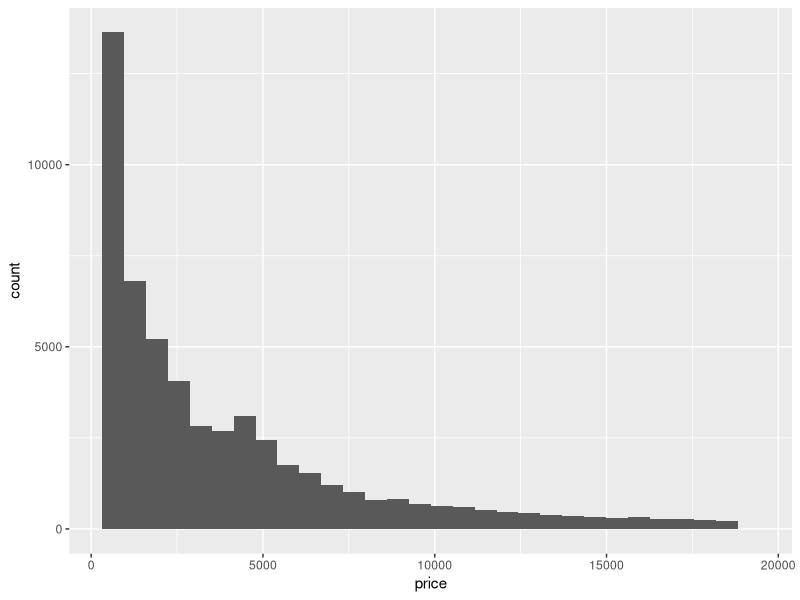
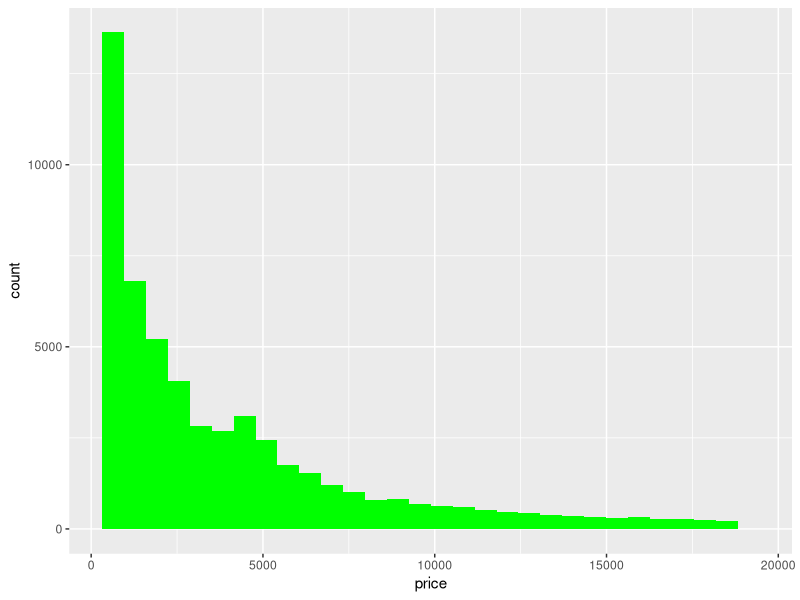
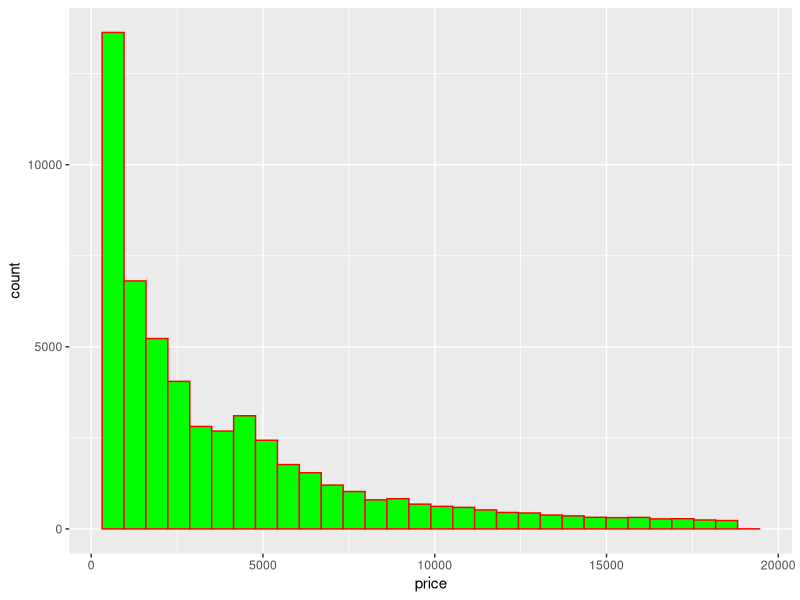
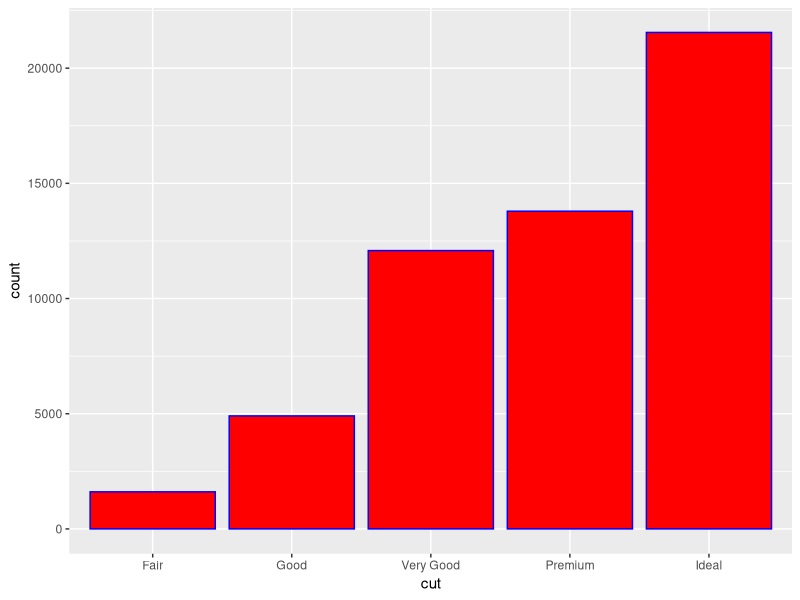
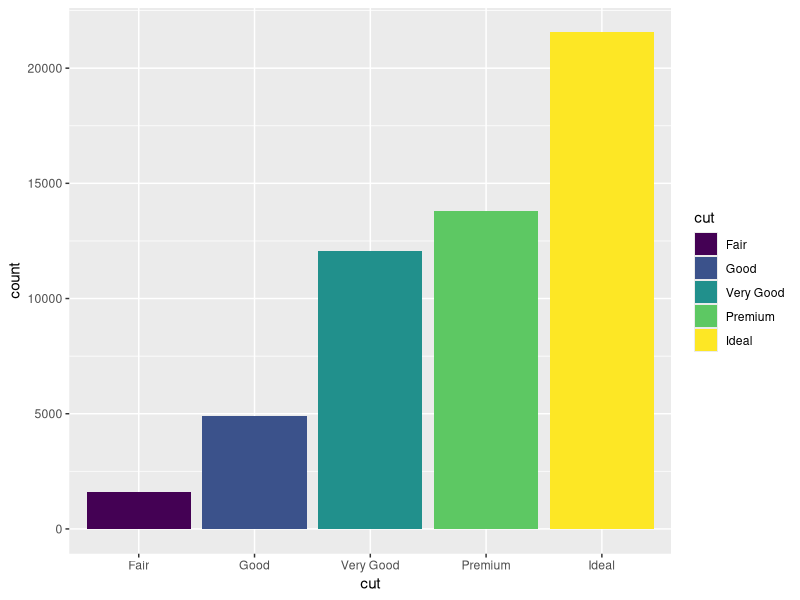
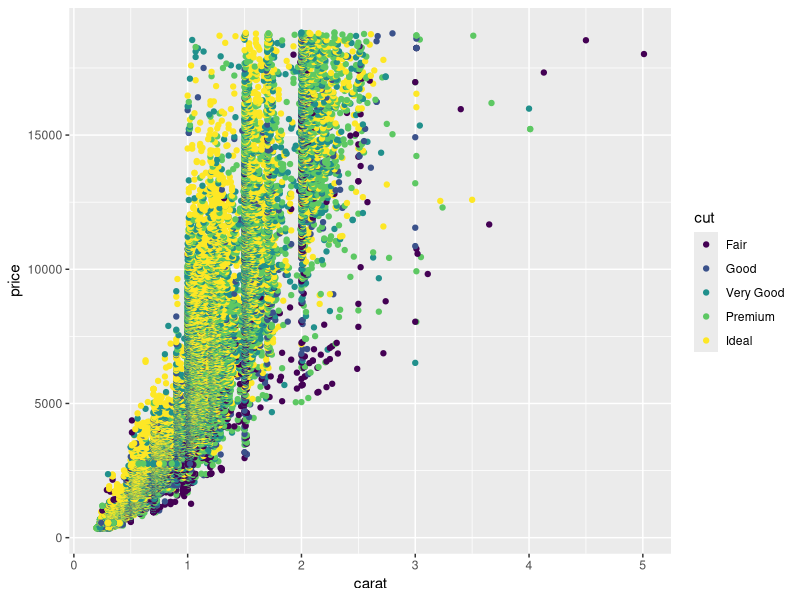
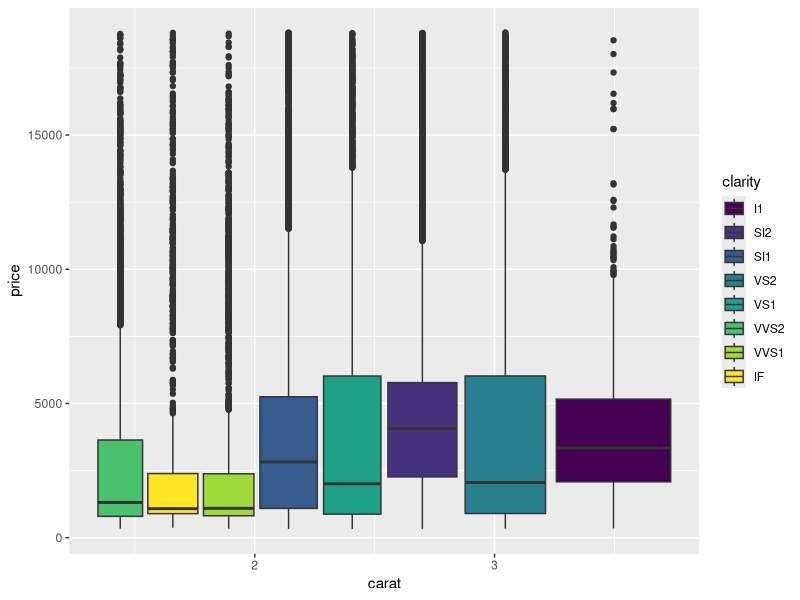
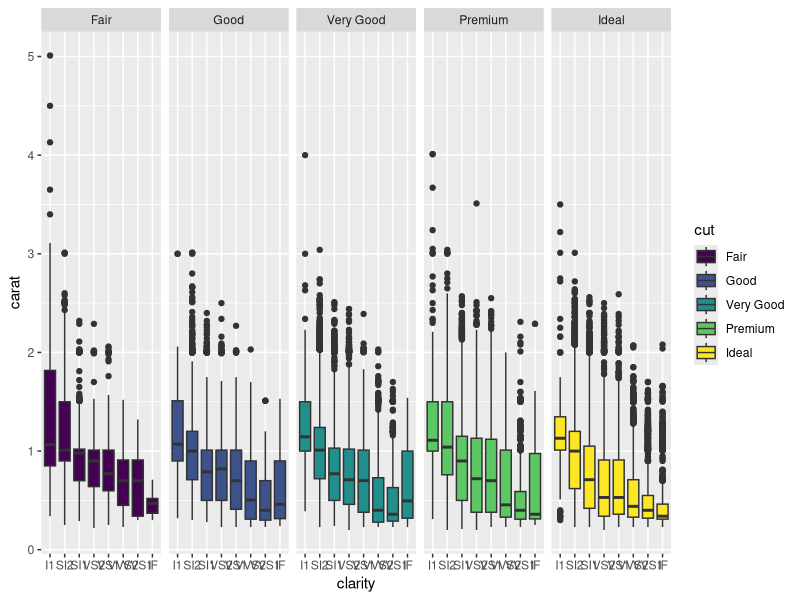

Reproduce these figures in R, in order.
# Data visvualization

library(ggplot2)
View(diamonds)
?diamonds

# Histogram 
# 
ggplot(data= diamonds,aes(x=price)) + geom_histogram()

# to fill a specific color in the histogram
ggplot(data= diamonds,aes(x=price)) + geom_histogram(fill= "green")

# to make the hiatogram boundry red we use col attribute  
ggplot(data= diamonds,aes(x=price)) + geom_histogram(fill="green",col="red")


# Bar plot 

ggplot(data= diamonds,aes(x=cut)) + geom_bar(fill="red", col="blue")

ggplot(data= diamonds,aes(x=cut, fill= cut)) + geom_bar()


# Scatter plot 

# to make comparision between two numerical values 

ggplot(data= diamonds,aes(x=carat, y=price, col=cut)) + geom_point()


# box plot 
# 

ggplot(data= diamonds,aes(x=carat, y=price, fill=clarity)) + geom_boxplot()

# 
# Faceting 
#  With facetting, you can make multi-panel plots and control how the scales of
# one panel relate to the scales of another.

ggplot(data= diamonds,aes(x=clarity, y=carat, fill=cut)) + geom_boxplot() + facet_grid(~cut)


